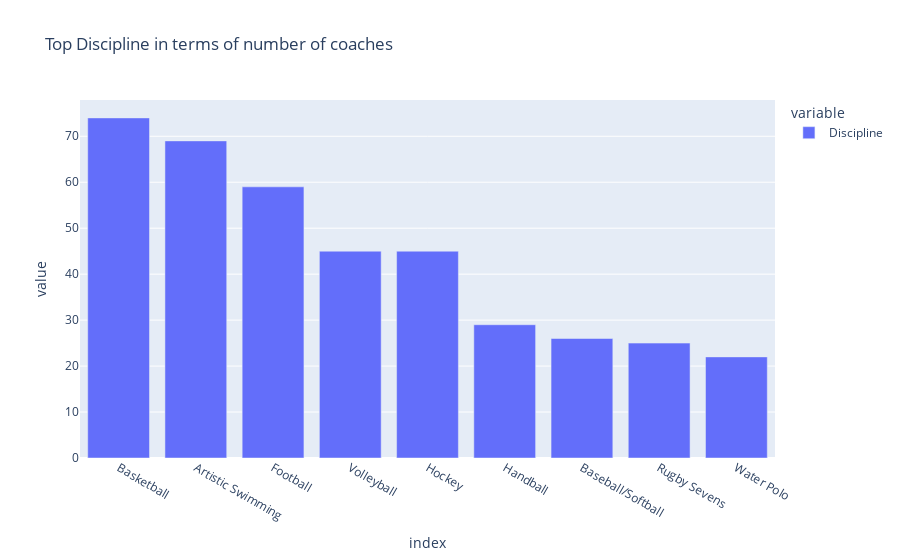

Notebook cell for this chart:
### Code cell
x=df2.Discipline.value_counts()
plt.figure(figsize=(12,6))
px.bar(x,title='Top Discipline in terms of number of coaches')

### Figure 1 — Plotly figure (JSON) as saved in the notebook; plotly's stock layout.template omitted (floating-point values rounded to 4 significant figures)
{"data": [{"alignmentgroup": "True", "hovertemplate": "variable=Discipline<br>index=%{x}<br>value=%{y}<extra></extra>", "legendgroup": "Discipline", "marker": {"color": "#636efa", "pattern": {"shape": ""}}, "name": "Discipline", "offsetgroup": "Discipline", "orientation": "v", "showlegend": true, "textposition": "auto", "type": "bar", "x": ["Basketball", "Artistic Swimming", "Football", "Volleyball", "Hockey", "Handball", "Baseball/Softball", "Rugby Sevens", "Water Polo"], "xaxis": "x", "y": [74, 69, 59, 45, 45, 29, 26, 25, 22], "yaxis": "y"}], "layout": {"barmode": "relative", "legend": {"title": {"text": "variable"}, "tracegroupgap": 0}, "title": {"text": "Top Discipline in terms of number of coaches"}, "xaxis": {"anchor": "y", "domain": [0, 1], "title": {"text": "index"}}, "yaxis": {"anchor": "x", "domain": [0, 1], "title": {"text": "value"}}}}
